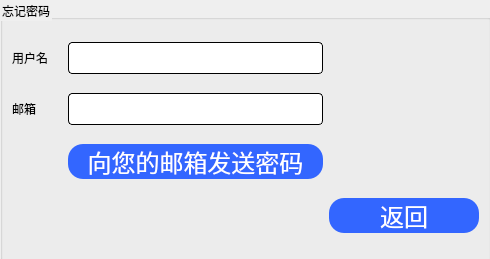
<?xml version="1.0" encoding="UTF-8"?>
<ui version="4.0">
 <class>forgetpwd</class>
 <widget class="QWidget" name="forgetpwd">
  <property name="geometry">
   <rect>
    <x>0</x>
    <y>0</y>
    <width>490</width>
    <height>259</height>
   </rect>
  </property>
  <property name="windowTitle">
   <string>Form</string>
  </property>
  <widget class="QGroupBox" name="groupBox">
   <property name="geometry">
    <rect>
     <x>0</x>
     <y>0</y>
     <width>491</width>
     <height>261</height>
    </rect>
   </property>
   <property name="styleSheet">
    <string notr="true">font: 16pt &quot;Comic Sans MS&quot;;
border-color: rgb(196, 178, 255);
border-color: rgb(170, 0, 255);
color: rgb(0, 0, 0);</string>
   </property>
   <property name="title">
    <string>忘记密码</string>
   </property>
   <layout class="QGridLayout" name="gridLayout">
    <item row="2" column="1">
     <widget class="QPushButton" name="submitButton">
      <property name="styleSheet">
       <string notr="true">QPushButton{
border-radius:15px;
padding : 0 4px;
background: #3366FF;
border -radius:10px;
color: rgb(255, 255, 255);
font: 24px
}
QPushButton:hover:!pressed

{
background:#4f85e2;
}
QToolButton
{

border-radius:10px;
bacground:red;
color:red;
}

QPushButton:pressed
{
              font-size: 19px;
              transition: 0.9s; 
}</string>
      </property>
      <property name="text">
       <string>向您的邮箱发送密码</string>
      </property>
     </widget>
    </item>
    <item row="1" column="1">
     <widget class="QLineEdit" name="emailEdit">
      <property name="styleSheet">
       <string notr="true">QLineEdit{
	background-color: rgb(255, 255, 255);
	 border: 1px  solid;
     border-radius: 4px;
	font: 24px
}</string>
      </property>
     </widget>
    </item>
    <item row="0" column="0">
     <widget class="QLabel" name="label">
      <property name="minimumSize">
       <size>
        <width>50</width>
        <height>0</height>
       </size>
      </property>
      <property name="styleSheet">
       <string notr="true">font: 10pt &quot;Comic Sans MS&quot;;</string>
      </property>
      <property name="text">
       <string>用户名</string>
      </property>
     </widget>
    </item>
    <item row="3" column="2">
     <widget class="QPushButton" name="backButton">
      <property name="minimumSize">
       <size>
        <width>150</width>
        <height>0</height>
       </size>
      </property>
      <property name="styleSheet">
       <string notr="true">QPushButton{
border-radius:15px;
padding : 0 4px;
background: #3366FF;
border -radius:10px;
color: rgb(255, 255, 255);
font: 24px
}
QPushButton:hover:!pressed

{
background:#4f85e2;
}
QToolButton
{

border-radius:10px;
bacground:red;
color:red;
}

QPushButton:pressed
{
              font-size: 19px;
              transition: 0.9s; 
}</string>
      </property>
      <property name="text">
       <string>返回</string>
      </property>
     </widget>
    </item>
    <item row="0" column="1">
     <widget class="QLineEdit" name="usernameEdit">
      <property name="styleSheet">
       <string notr="true">QLineEdit{
	background-color: rgb(255, 255, 255);
	 border: 1px  solid;
     border-radius: 4px;
	font: 24px
}</string>
      </property>
     </widget>
    </item>
    <item row="1" column="0">
     <widget class="QLabel" name="label_2">
      <property name="minimumSize">
       <size>
        <width>50</width>
        <height>0</height>
       </size>
      </property>
      <property name="styleSheet">
       <string notr="true">font: 10pt &quot;Comic Sans MS&quot;;</string>
      </property>
      <property name="text">
       <string>邮箱</string>
      </property>
     </widget>
    </item>
   </layout>
  </widget>
 </widget>
 <resources/>
 <connections/>
</ui>
